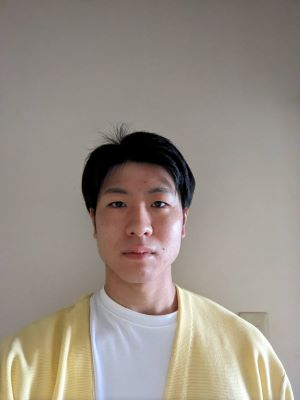
#> input picture img/0.jpg, 300 x 400 px
$ python -i label.py   (imports and definitions only)
#> lines starting #> are read from the running program, lines starting #| are printed output that depends on the picture; after the words box and inside, x2 and y2 are one past the last pixel; in counts of white or black regions, pixels touching at a corner belong together
import sys
import numpy as np
import cv2
import random

# 2値化
def binarize(src_img, thresh, mode):
#> called with thresh = 180, mode = 1
    gray_img = cv2.cvtColor(src_img, cv2.COLOR_RGB2GRAY)
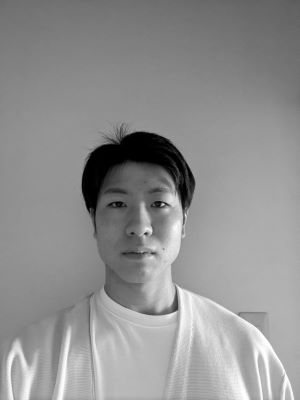
#> gray_img: shape (400, 300); min 0, max 255, mean 144.2
    bin_img = cv2.threshold(gray_img, thresh, 255, mode)[1]
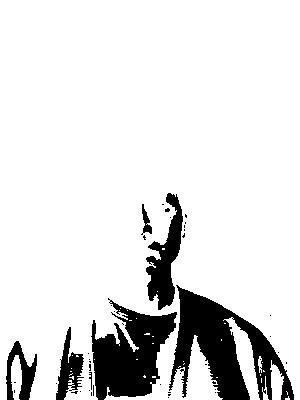
#> bin_img: shape (400, 300); 87.2% white; 45 black regions (38 under 20 px), largest, box (x1, y1, x2, y2) and area: (169, 285, 294, 400) 6283, (91, 298, 177, 400) 5000, (146, 193, 183, 310) 1978
    return bin_img

# ラベルテーブルの情報を元に入力画像に色をつける
def put_color_to_objects(src_img, label_table):
    label_img = np.zeros_like(src_img)
    for label in range(label_table.max()+1):
        label_group_index = np.where(label_table == label)
        label_img[label_group_index] = random.sample(range(255), k=3)
    return label_img

def main(image):

    bin_img = binarize(image, 180, cv2.THRESH_BINARY_INV)


    retval, labels = cv2.connectedComponents(bin_img)
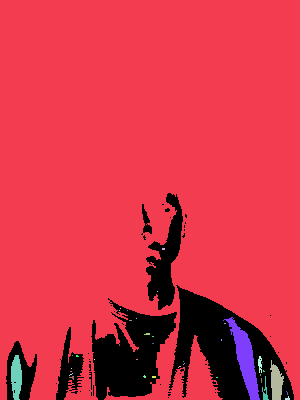
#> labels: shape (400, 300) int32; 39 distinct labels, from 0 to 38; one colour per label, 0 black
#> retval = 39
    return  put_color_to_objects(image, labels)
#> the loop in put_color_to_objects, `for label in range(label_table.max()+1):` made 39 passes
#> label_group_index on passes 1, 2, 4, 5, 6, 7, 8, 9, 10, 11, 12, 13: 15342 positions, rows 193 to 399, columns 6 to 293, 102632 positions, rows 0 to 399, columns 0 to 299, ([291], [157]), ([308], [120]), ([310], [119]), ([310], [127]), 1076 positions, rows 317 to 399, columns 223 to 259, ([318], [136]), ([320, 320, 320], [129, 130, 131]), ([323, 323], [224, 225]), 10 positions, rows 333 to 334, columns 144 to 149, ([336, 336], [152, 153])
#> after the loop in put_color_to_objects, `for label in range(label_table.max()+1):`:
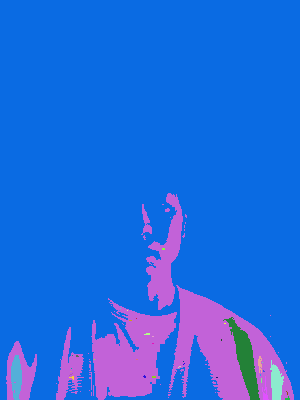
#> label_img: shape (400, 300, 3); mean of channels 0, 1, 2 223.8, 106.7, 34.7; drawn as B, G, R

>>> import cv2
>>> picture = cv2.cvtColor(cv2.imread('img/0.jpg'), cv2.COLOR_BGR2RGB)
>>> result = main(picture)

$ run again, on img/4607.jpg
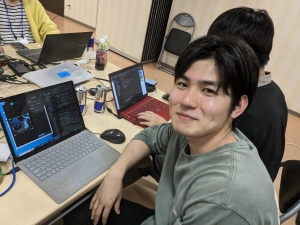
#> input picture img/4607.jpg, 300 x 225 px
#> bin_img: shape (225, 300); 78.8% white; 152 black regions (124 under 20 px), largest, box (x1, y1, x2, y2) and area: (193, 0, 300, 113) 3729, (64, 0, 151, 60) 3210, (0, 170, 109, 225) 2137
#> in main, `retval, labels = cv2.connectedComponents(bin_img)`:
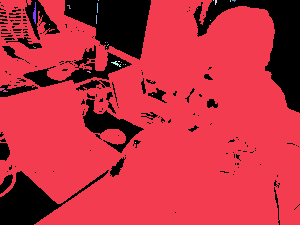
#> labels: shape (225, 300) int32; 27 distinct labels, from 0 to 26; one colour per label, 0 black
#> retval = 27
#> the loop in put_color_to_objects, `for label in range(label_table.max()+1):` made 27 passes
#> label_group_index on passes 1, 2, 3, 4, 6, 7, 8, 9: 14282 positions, rows 0 to 224, columns 0 to 299, 53072 positions, rows 0 to 224, columns 0 to 299, ([0], [98]), ([0], [213]), ([0, 1], [230, 230]), ([0, 0, 0, 0, 1], [232, 233, 234, 235, 234]), 42 positions, rows 2 to 23, columns 33 to 35, 10 positions, rows 3 to 12, columns 97 to 97
#> after the loop in put_color_to_objects, `for label in range(label_table.max()+1):`:
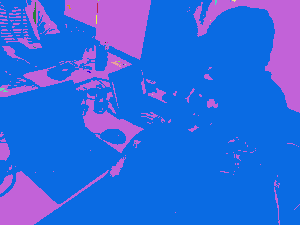
#> label_img: shape (225, 300, 3); mean of channels 0, 1, 2 224.4, 105.2, 49.2; drawn as B, G, R

$ run again, on img/4608.jpg
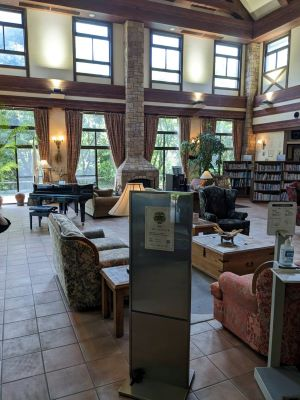
#> input picture img/4608.jpg, 300 x 400 px
#> bin_img: shape (400, 300); 89.6% white; 301 black regions (243 under 20 px), largest, box (x1, y1, x2, y2) and area: (31, 10, 72, 68) 1844, (183, 35, 210, 83) 1031, (75, 36, 109, 62) 713
#> in main, `retval, labels = cv2.connectedComponents(bin_img)`:
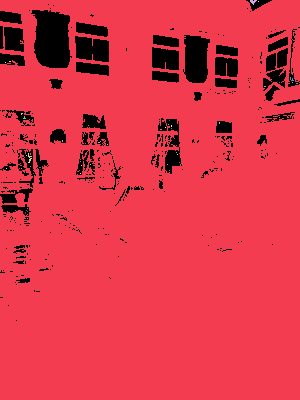
#> labels: shape (400, 300) int32; 48 distinct labels, from 0 to 47; one colour per label, 0 black
#> retval = 48
#> the loop in put_color_to_objects, `for label in range(label_table.max()+1):` made 48 passes
#> label_group_index on passes 1, 2, 3, 4, 5, 6, 8, 9: 12457 positions, rows 0 to 320, columns 0 to 299, 107437 positions, rows 0 to 399, columns 0 to 299, 19 positions, rows 0 to 4, columns 250 to 256, ([1], [258]), ([61, 61], [9, 10]), ([62], [5]), ([82], [279]), ([82], [292])
#> after the loop in put_color_to_objects, `for label in range(label_table.max()+1):`:
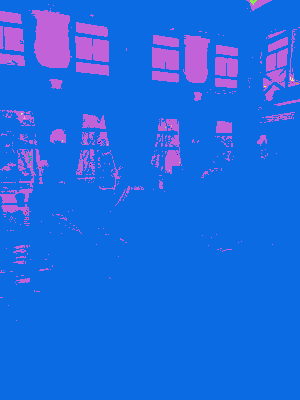
#> label_img: shape (400, 300, 3); mean of channels 0, 1, 2 225.8, 106.1, 29.2; drawn as B, G, R
